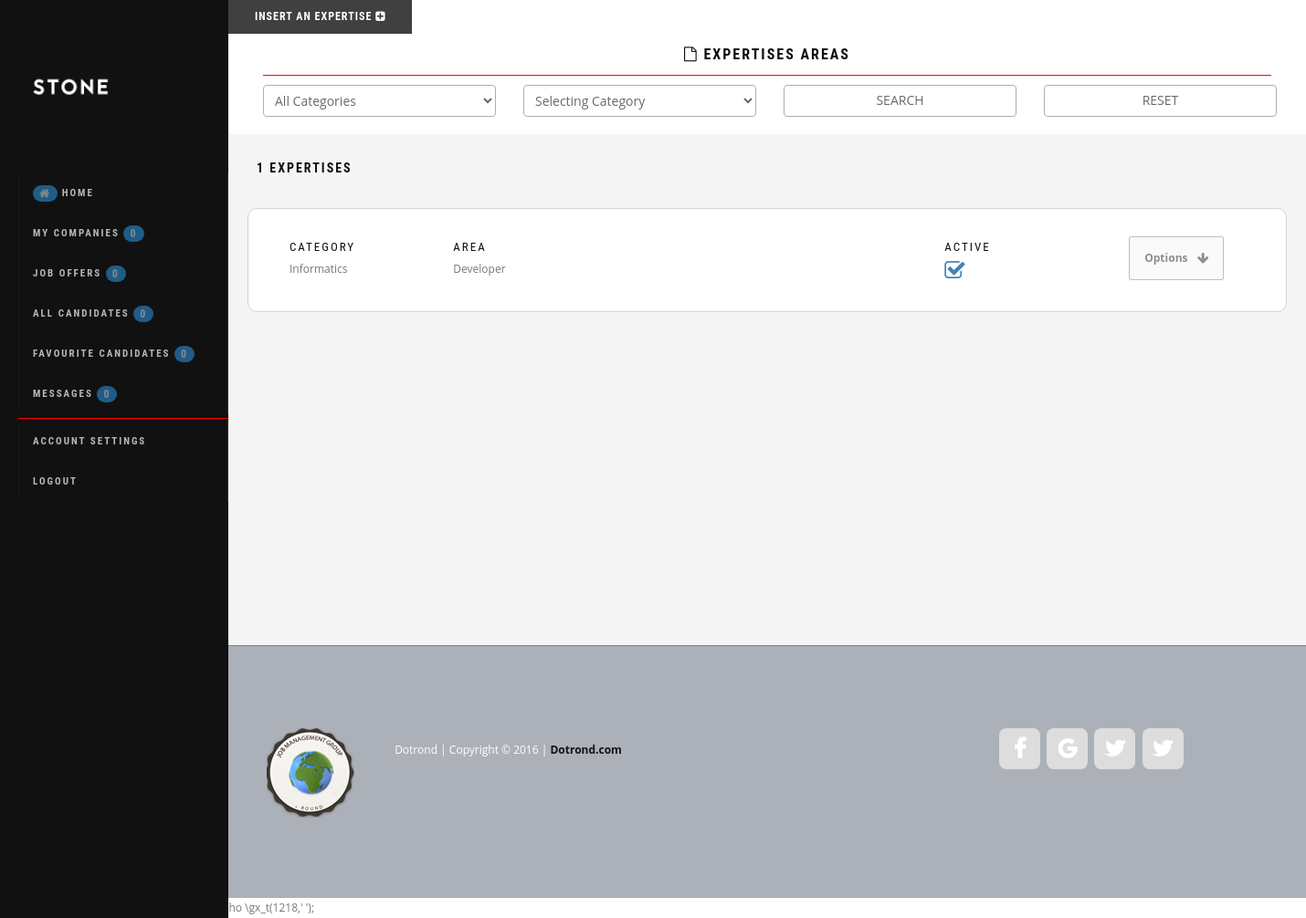
/admin/lst_expertises.php (signed in), run on the app's committed database.
### tables this page shows
CREATE TABLE IF NOT EXISTS `language_expressions` (
  `id_lang` int(11) NOT NULL AUTO_INCREMENT,
  `en_expressions` varchar(80) DEFAULT NULL,
  `de_expressions` varchar(80) DEFAULT NULL,
  `fr_expressions` varchar(80) DEFAULT NULL,
  `it_expressions` varchar(80) DEFAULT NULL,
  `rs_expressions` varchar(80) DEFAULT NULL,
  `al_expressions` varchar(80) DEFAULT NULL,
  PRIMARY KEY (`id_lang`),
  UNIQUE KEY `id_lang` (`id_lang`)
);

CREATE TABLE IF NOT EXISTS `expertises` (
  `id_expertise` int(11) NOT NULL AUTO_INCREMENT,
  `id_category` int(11) DEFAULT NULL,
  `en_expertise_area` varchar(200) DEFAULT NULL,
  `de_expertise_area` varchar(200) DEFAULT NULL,
  `fr_expertise_area` varchar(200) DEFAULT NULL,
  `it_expertise_area` varchar(200) DEFAULT NULL,
  `rs_expertise_area` varchar(200) DEFAULT NULL,
  `al_expertise_area` varchar(200) DEFAULT NULL,
  `active` tinyint(1) NOT NULL DEFAULT '1',
  PRIMARY KEY (`id_expertise`),
  UNIQUE KEY `id_expertise` (`id_expertise`)
);

CREATE TABLE IF NOT EXISTS `category_expertises` (
  `id_cat_expertise` int(11) NOT NULL AUTO_INCREMENT,
  `en_expertise_category` varchar(80) DEFAULT NULL,
  `de_expertise_category` varchar(80) DEFAULT NULL,
  `fr_expertise_category` varchar(80) DEFAULT NULL,
  `it_expertise_category` varchar(80) DEFAULT NULL,
  `rs_expertise_category` varchar(80) DEFAULT NULL,
  `al_expertise_category` varchar(80) DEFAULT NULL,
  `active` tinyint(1) NOT NULL DEFAULT '1',
  PRIMARY KEY (`id_cat_expertise`)
);

CREATE TABLE IF NOT EXISTS `social_fanpages` (
  `id_fanpage` int(11) NOT NULL AUTO_INCREMENT,
  `company_name` varchar(80) DEFAULT NULL,
  `img_icon` varchar(50) DEFAULT NULL,
  `http_direction` mediumtext,
  `active` tinyint(4) DEFAULT '1',
  PRIMARY KEY (`id_fanpage`),
  UNIQUE KEY `id_fanpage` (`id_fanpage`)
);

### admin/construct_pagination.php (called while the page is built, shortened)
<?php
$current = 1;
$start=($current * $_SESSION['epp'] - $_SESSION['epp']);
?>

### admin/lst_expertises.php (the view, shortened to what this page needs)
<?php
require_once('assets/include/functions.php');
$filename=basename(__FILE__, '.php');
require_once('assets/include/variables.php');
$count_category = $dbj->query('SELECT expertises.id_expertise FROM expertises LEFT JOIN category_expertises ON expertises.id_category=category_expertises.id_cat_expertise WHERE 1=1 '.$_SESSION[$filename]['search_query'].' '.$_SESSION[$filename]['orderby'].'');
$total = $count_category->rowCount();
$title_total_results=$total.' Expertises';
include('construct_pagination.php');
require_once('assets/css_header.php');
?>
<body>
<?php include('left_menu.php'); ?>
<div class="content">
<section id="insButton">
  <a class="fancybox fancybox.iframe btn btn-dark" href="ins_expertise.php">Insert an Expertise <i class="fa fa-plus-square fa-1x"></i></a>
</section>
<div class="container">
  <div class="row">
    <div class="col-md-12 text-center">
      <h4 class="padding10"><b><i class="fa fa-file-o"></i> Expertises Areas</b></h4>
      <hr class="divider-menu">
    </div>
  </div>
</div>
<section id="adminheader">
  <div class="container">
    <form name="name" method="post" action="post_search_expertises.php">
      <div class="form-group col-sm-3 text-left">
      <select id="id_cat_expertise" name="id_category" class="form-control">
          <option value=""><?php echo languages($_SESSION['jbms_front']['lang_code'],40);?></option>
      </select>
      </div>
      <div class="form-group col-sm-3 text-left">
        <?php if($_SESSION[$filename]['id_category']){ ?>
          <select id="id_expertise" name="id_expertise" class="form-control">
              <option value=""><?php echo languages($_SESSION['jbms_front']['lang_code'],48);?></option>
              <?php $exp=$dbj->query('SELECT * FROM expertises WHERE id_category='.$_SESSION[$filename]['id_category'].' AND active=1 ORDER BY id_expertise');
              while($row_exp=$exp->fetch(PDO::FETCH_ASSOC)){
              ?>
              <option value="<?php echo $row_exp['id_expertise'];?>" <?php if($row_exp['id_expertise']==$_SESSION[$filename]['id_expertise']){ ?> selected="selected" <?php } ?>><?php echo $row_exp[''.$_SESSION['jbms_front']['lang_code'].'_expertise_area'];?></option>
              <?php } ?>
          </select>
        <?php }else{ ?>
          <select id="id_expertise" name="id_expertise" class="form-control">
              <option value="">Selecting Category</option>
          </select>
        <?php } ?>
      </div>
      <div class="form-group col-md-3">
        <input type="submit" name="name" class="form-control btn-default" value="SEARCH">
      </div>
      <div class="form-group col-md-3">
        <input type="submit" name="reset" class="form-control btn-default" value="RESET">
      </div>
    </form>
  </div>
</section>
<section id="module" class="bg-gray">
  <h5 class="padding30"><b><?php echo $title_total_results;?></b></h5>
  <div class="container-custom-grid">
   <div class="row">
    <div class="col-md-12">
    <?php $exp=$dbj->query('SELECT expertises.id_expertise, expertises.'.$_SESSION['jbms_front']['lang_code'].'_expertise_area AS expertise_area, expertises.id_category, category_expertises.'.$_SESSION['jbms_front']['lang_code'].'_expertise_category AS expertise_category, expertises.active FROM expertises LEFT JOIN category_expertises ON expertises.id_category=category_expertises.id_cat_expertise WHERE 1=1 '.$_SESSION[$filename]['search_query'].' '.$_SESSION[$filename]['orderby'].' LIMIT '.$start.', '.$_SESSION['epp'].'');
    ?>
    <?php if(!empty($exp)){
          while($row_exp=$exp->fetch(PDO::FETCH_ASSOC)){
    ?>
    <div class="wizard-card row border padding30">
      <div class="col-md-2">
      <h4 class="iconbox-header">Category</h4>
        <fieldset>
          <?php echo $row_exp['expertise_category'];?>
        </fieldset>
      </div>
      <div class="col-md-6">
      <h4 class="iconbox-header">Area</h4>
        <fieldset>
          <?php echo $row_exp['expertise_area'];?>
        </fieldset>
      </div>
      <div class="col-md-2">
        <h4 class="iconbox-header">Active</h4>
        <fieldset>
        <?php echo getState($row_exp['active']);?>
        </fieldset>
      </div>
       <div class="col-md-2 text-center">
       <div class="button-group">
         <a class="btn-optionsmenu button-dropdown" href="#" data-toggle="dropdown">Options <i class="fa fa-arrow-down fa-1x"></i></a>
      </div>
      </div>
    </div>
    <?php } } ?>
    </div>
  </div>
</section>
  <?php require_once('footer.php');?>
</div>
<?php echo file_get_contents('assets/js_bottom.php');?>
</body>
</html>

### admin/assets/include/functions.php (shortened to what this page needs)
<?php
include('connection.php');
function languages($lang=null, $id){
  global $dbj;
  $exp=$dbj->query('SELECT '.$lang.'_expressions AS word FROM language_expressions WHERE id_lang="'.$id.'"');
  $row_exp=$exp->fetch(PDO::FETCH_ASSOC);
  $word =  trim($row_exp['word']);
  $word_val = filter_var($word, FILTER_SANITIZE_STRING, FILTER_FLAG_STRIP_LOW|FILTER_FLAG_STRIP_HIGH);
  echo ' '.$word_val.' ';
}
function getState($state) {
    $color = '';
    switch ($state) {
        case '1': $color = '#4682B4';
          $infoactive='<i class="fa fa-check-square-o fa-2x"></i>';
        break;
    }
    echo '<span style="color: '.$color.';">'.$infoactive.'</span>';
}
?>

### admin/footer.php
<?php $pages=$dbj->query('SELECT social_fanpages.company_name,  social_fanpages.img_icon, social_fanpages.http_direction FROM social_fanpages ORDER BY social_fanpages.http_direction');
?>
<footer class="footer" id="footer">
    <div class="container">
        <div class="row">
            <div class="col-md-1 col-sm-1">
                <div class="footer-logo">
                    <a href="index.html">
                        <img src="images/logo.png" alt="">
                    </a>
                </div>
            </div>
            <div class="col-md-4 col-sm-4">
                <div class="copyright">
                         Dotrond | Copyright &copy; 2016 |
                        <a rel="nofollow" href="#" target="_parent">Dotrond.com</a>
                </div>
            </div>
            <div class="col-md-6 col-sm-6">
                <ul class="social-icons">
                <?php
                    while($row_pages=$pages->fetch(PDO::FETCH_ASSOC)){
                ?>
                <li><a href="<?php echo $row_pages['http_direction'];?>" class="<?php echo  $row_pages['img_icon'];?>" target="_new"></a></li>
                <?php } ?>
                </ul>
            </div>
        </div>
    </div>
</footer>

### admin/assets/css/admin_style.css (style rules this page uses)
body { background: #fff; font-family: 'Open Sans', sans-serif; line-height: 1.8; font-size: 12px; color: #787878; -ms-overflow-style: scrollbar; overflow-x: hidden; }
#adminheader { padding: 8px; border: 1px #F8F8F8; padding:0px; opacity: .8; }
#insButton { margin: 0px; opacity: .8; }
#module { min-height: 560px; }
.border { border:1px solid #D3D3D3; }
a:link { font-weight: bold; text-decoration: none; }
a:hover, a:visited, a:link, a:active { text-decoration: none; }
.divider-menu { height: 1px; margin: 0.3em 0; padding: 0; color: #F00; background-color: #F00; border: 0; }
.form-control, .form-control.error, .input-group { -webkit-transition: all 300ms linear; -moz-transition: all 300ms linear; -o-transition: all 300ms linear; -ms-transition: all 300ms linear; transition: all 300ms linear; }
.btn { font-family: 'Roboto Condensed', sans-serif; text-transform: uppercase; letter-spacing: 1px; font-weight: 400; font-size: 12px; padding: 9px 28px; -webkit-border-radius: 0; -moz-border-radius: 0; -o-border-radius: 0; border-radius: 0; }
.btn-default { color: #777777; border-color: #999999; text-transform:uppercase; }
.btn-dark, .btn-dark:focus { background: #111; color: #fff; }
a { color: #111; -webkit-transition: all 0.125s cubic-bezier(0.3, 0.1, 0.58, 1); -moz-transition: all 0.125s cubic-bezier(0.3, 0.1, 0.58, 1); -o-transition: all 0.125s cubic-bezier(0.3, 0.1, 0.58, 1); transition: all 0.125s cubic-bezier(0.3, 0.1, 0.58, 1); }
.form-control { border: 1px solid #9A9A9A; border-radius: 4px; box-shadow: none; color: #444444; padding: 0px 8px; margin:3px; min-height: 35px; }
.footer { background-color:#acb1b9; padding: 85px 0; position: relative; background-repeat: no-repeat; background-position: center center; -webkit-background-size: cover; -moz-background-size: cover; -o-background-size: cover; background-size: cover; color: white; border-top:1px solid gray; }
.container-custom-grid { max-width: 1500px; margin: 0 auto; }
.copyright { margin-top: 15px; text-align: center; }
.social-icons { margin-top: 80px; text-align: right; }
.social-icons li { display: inline-block; margin: 2px; }
.social-icons li a { width: 45px; height: 45px; color: white; text-align: center; line-height: 45px; background: #DDD ; border-radius:8px; color: white; }
@media screen and (min-width: 240px) { .footer-logo { display: none; } }
@media screen and (min-width: 240px) { .social-icons { text-align: center; margin-top: 30px; } }
@media screen and (min-width: 860px) { .footer-logo { display: inline-block; } }
@media screen and (min-width: 860px) { .social-icons { text-align: right; margin-top: 0; } }
.wizard-card { min-height: 20px; background-color: #FFFFFF; border-radius: 10px; padding: 1px; transition: all 0.2s; -webkit-transition: all 0.2s; }
.padding30 { padding: 30px; }
.padding10 { padding: 10px; }
.content { position: relative; margin-left: 250px; }
h1, h2, h3, h4, h5, h6, h7 { font-family: 'Roboto Condensed', sans-serif; text-transform: uppercase; letter-spacing: 2px; font-weight: 400; color: #111; margin: 1px; }
h4 { font-size: 16px; }
h5 { font-size: 14px; }
p, ul, ol { margin: 0 0 30px; }
.row { margin: 3px; }
.iconbox-header { font-size: 13px; margin: 5px 0 5px; display: block; }
.bg-gray { background-color: #f5f5f5; }
.btn-optionsmenu { display: inline-block; padding: 12px 16px; background: #fafafa; border: 1px solid #bfbfbf; border-radius: 2px; text-decoration: none; color: #8f8f8f; font-size: 1em; -webkit-transition: all .25s ease-in-out; -moz-transition: all .25s ease-in-out; -ms-transition: all .25s ease-in-out; -o-transition: all .25s ease-in-out; transition: all .25s ease-in-out; }
.btn-optionsmenu i { position: relative; top: 1px; margin-left: 7px; font-size: 1.15em; }

### data on the page
language_expressions: id_category "All Categories"
expertises: category_expertises.en_expertise_category "Informatics", en_expertise_area "Developer", active 1 (drawn)

### other printed values
count_companies('',$my_companies=true) "0"
count_job_offers() "0"
count_all_candidates() "0"
count_favourite_candidates() "0"
count_received_msg() "0"
$title_total_results "1 EXPERTISES"
file_get_contents('assets/js_bottom.php') "'); echo \\gx_b(1217),\\gx_e(log_message()); ; echo \\gx_t(1218,'"
